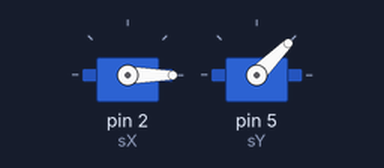
A sketch run on a simulated Arduino Uno, built with avr-gcc and run on an emulated ATmega328P. On the bench: 2 × servo.

Above: at 0.05 s.
At 1.4 s:
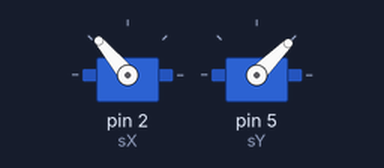
At 2.8 s:
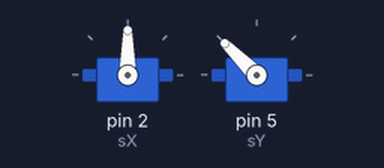
At 5.6 s:
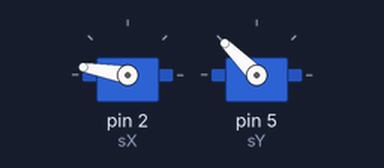
Timing chart, 0 to 7.3 s (numbered marks = the images above):
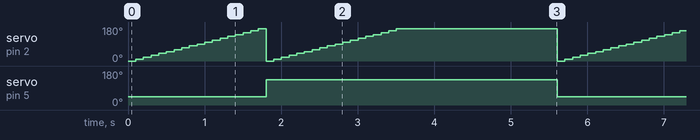

The sketch:

PanTilt.ino
```cpp
// about: servo control
/*
 Controlling a servo position using a potentiometer (variable resistor)
 by Michal Rinott <http://people.interaction-ivrea.it/m.rinott>

 modified on 8 Nov 2013
 by Scott Fitzgerald
 http://arduino.cc/en/Tutorial/Knob
*/

#include <Servo.h>

Servo sX; // create servo object to control a servo
Servo sY;

void setup()
{
  sX.attach(2); // attaches the servo on pin 9 to the servo object
  sY.attach(5); // attaches the servo on pin 9 to the servo object
}

void loop()
{

  /*
  // val = map(val, 0, 1023, 0, 180);     // scale it to use it with the servo (value between 0 and 180)
  int rX = random(0,360);
  int rY = random(0,90);
*/
  for (int i = 0; i < 360; i += 10)
  {
    int rX = i;
    int rY = 45;
    setY(rY, setX(rX));
    delay(100);
  }
  delay(2000);
}

// takes 0  to 360 degree
// returns true if over 180 and Y needs to be inversed
bool setX(int x)
{

  if (x < 180)
  {
    sX.write(x);
    return false;
  }
  else
  {
    sX.write(x % 180);
    return true;
  }
}

// takes 0  to 360 degree
// returns true if over 180 and Y needs to be inversed
void setY(int y, bool inversed)
{

  if (inversed)
  {
    sY.write(180 - y);
  }
  else
  {
    sY.write(y);
  }
}
```

Measured:
- by itself, servo on pin 2 (sX): moves between 0° and 170°, repeating every 5.6 s
- by itself, servo on pin 5 (sY): alternates 135° for 3.8 s and 45° for 1.8 s
